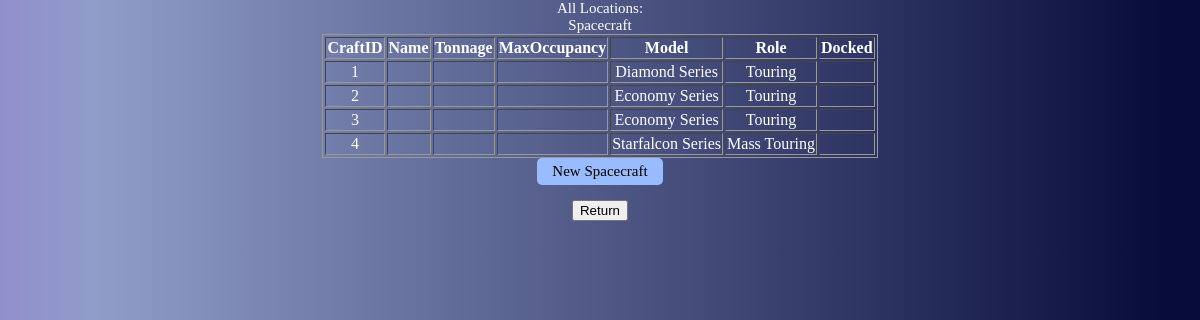
Screenshot of /viewspacecraft.php with the database file from the repository.
### tables this page shows
Create Table If Not Exists Spaceship(
	Spacecraft_ID			Integer,
	Model					Varchar(100),
	Role					Varchar(100),
	Station_Docked_At		Varchar(100),
	Constraint Spaceship_PK Primary Key(Spacecraft_ID),
	Constraint Spaceship_FK Foreign Key(Spacecraft_ID) References Spacecraft(Spacecraft_ID)
);

### viewspacecraft.php (the view, shortened to what this page needs)
<html>
<head>
<link rel="stylesheet" type="text/css" href="style.css">
</head>
<body>
<p>All Locations:</p>
<?php
$con=mysqli_connect("localhost","root","pancakes","starbase");
$ships = mysqli_query($con,"SELECT * FROM Spaceship");
echo "<table border='1'><tr>
<th>CraftID</th>
<th>Name</th>
<th>Tonnage</th>
<th>MaxOccupancy</th>
<th>Model</th>
<th>Role</th>
<th>Docked</th></tr>";
while($row = mysqli_fetch_array($ships))
  {
  echo "<tr>";
  echo "<td>" . $row['Spacecraft_ID'] . "</td>";
  echo "<td>" . $row['Name'] . "</td>";
  echo "<td>" . $row['Tonnage'] . "</td>";
  echo "<td>" . $row['Max_Occupancy'] . "</td>";
  echo "<td>" . $row['Model'] . "</td>";
  echo "<td>" . $row['Role'] . "</td>";
  echo "<td>" . $row['Docked'] . "</td>";
  echo "</tr>";
  }
echo "</table>";
?>
<form action="addcraft.php?job=add" method="post">
  <input type="submit" value="New Spacecraft">
</form>
  <button onclick="window.location.href = 'groundcrew.php';">Return</button>
</body>
</html>

### style.css (style rules this page uses)
html, body { margin:auto; text-align:center; align:center; width: 100%; font-family: verdana; color: white; font-size: 15px; background: rgb(146,142,204); background: linear-gradient(90deg, rgba(146,142,204,1) 0%, rgba(144,157,201,1) 8%, rgba(8,12,59,1) 97%); }
form { text-align: center; }
input { margin:auto; display: block; text-align: left; font-family: verdana; color: black; font-size: 15px; }
input[type=submit] { color: black; padding:5px 15px; background:#99bbff; border:0 none; cursor:pointer; -webkit-border-radius: 5px; border-radius: 5px; }
table { text-align:center; max-width: 850px; border:1px solid #999; margin-left: auto; margin-right: auto; }
p { max-width:100%; margin:auto; display: block; text-align: center; font-family: verdana; color: white; font-size: 15px; }

### rows the page displays
spaceship: Spacecraft_ID "1", Model "Diamond Series", Role "Touring"
spaceship: Spacecraft_ID "2", Model "Economy Series", Role "Touring"
spaceship: Spacecraft_ID "3", Model "Economy Series", Role "Touring"
spaceship: Spacecraft_ID "4", Model "Starfalcon Series", Role "Mass Touring"
